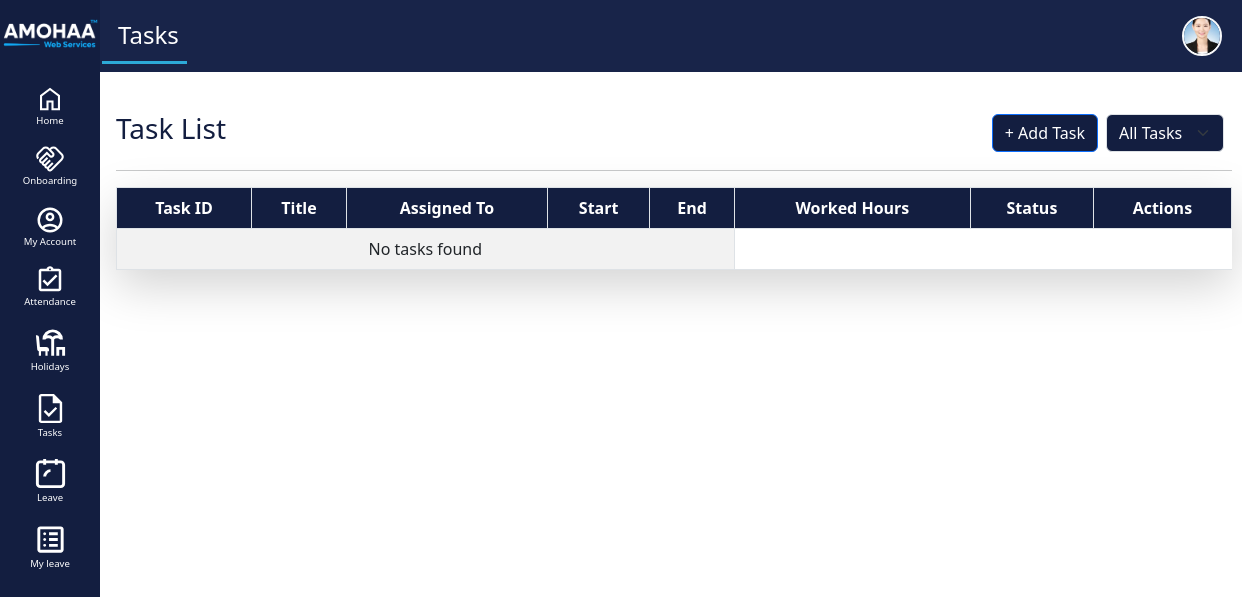
Before: /main/tasks/ (signed in) with the older database file.
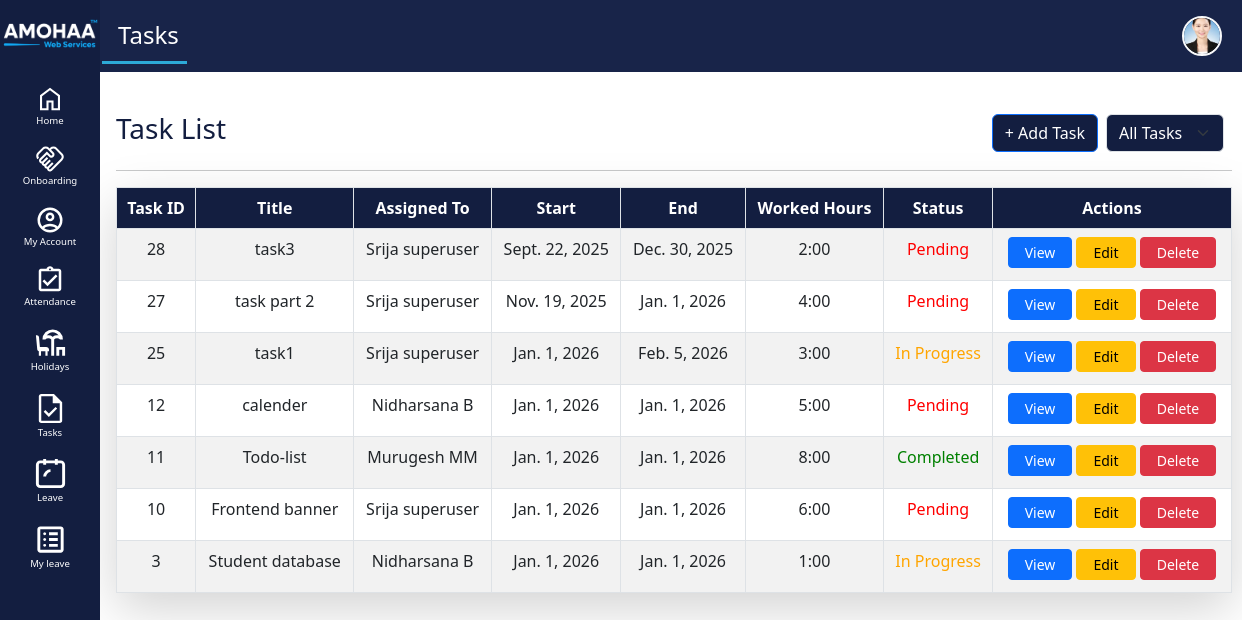
After: the same page with the newer database file.
### employee_portal/models.py (models this page shows, shortened)
class Employee(models.Model):
    ROLE_CHOICES = (
        ("admin", "Admin"),
        ("employee", "Employee"),
    )
    user = models.OneToOneField(User, on_delete=models.CASCADE)
    role = models.CharField(max_length=20, choices=ROLE_CHOICES, default="employee")
    DESIGNATION_CHOICES = [
        ("CEO", "CEO"),
        ("Administration", "Administration"),
        ("Manager", "Manager"),
        ("Assistant Manager", "Assistant Manager"),
        ("Team Member", "Team Member"),
        ("Managing Director", "Managing Director"),
        ("Chief Executive Officer", "Chief Executive Officer"),
        ("Software Engineer", "Software Engineer"),
        ("Web Developer", "Web Developer"),
        ("Frontend Developer", "Frontend Developer"),
        ("Backend Developer", "Backend Developer"),
        ("Full Stack Developer", "Full Stack Developer"),
        ("Team Lead", "Team Lead"),
        ("Technical Lead", "Technical Lead"),
        ("Senior Manager", "Senior Manager"),
        ("Consultant", "Consultant"),
        ("Junior Developer", "Junior Developer"),
        ("Trainee", "Trainee"),
        ("Intern", "Intern"),
    ]
    user = models.OneToOneField(User, on_delete=models.CASCADE, null=True, blank=True)
    check_in_status = models.BooleanField(default=False)
    first_name = models.CharField(max_length=100)
    last_name = models.CharField(max_length=100, blank=True, null=True)
    official_email = models.EmailField(unique=True)
    phone = models.CharField(max_length=15, blank=True, null=True)
    dob = models.DateField(blank=True, null=True)
    uan_number = models.CharField(max_length=20, blank=True, null=True)
    aadhaar_number = models.CharField(max_length=20, blank=True, null=True)
    pan_number = models.CharField(max_length=20, blank=True, null=True)
    photo = models.ImageField(upload_to="employee_photos/", blank=True, null=True)
    present_address_line1 = models.CharField(max_length=255, blank=True, null=True)
    present_address_line2 = models.CharField(max_length=255, blank=True, null=True)
    present_city = models.CharField(max_length=100, blank=True, null=True)
    present_state = models.CharField(max_length=100, blank=True, null=True)
    present_country = models.CharField(max_length=100, blank=True, null=True)
    present_postal_code = models.CharField(max_length=20, blank=True, null=True)
    permanent_same_as_present = models.BooleanField(
        default=False, null=True, blank=True
    )
    permanent_address_line1 = models.CharField(max_length=255, blank=True, null=True)
    permanent_address_line2 = models.CharField(max_length=255, blank=True, null=True)
    permanent_city = models.CharField(max_length=100, blank=True, null=True)
    permanent_state = models.CharField(max_length=100, blank=True, null=True)
    permanent_country = models.CharField(max_length=100, blank=True, null=True)
    permanent_postal_code = models.CharField(max_length=20, blank=True, null=True)
    source_of_hire = models.CharField(max_length=100, blank=True, null=True)
    department = models.CharField(max_length=100, blank=True, null=True)
    experience = models.CharField(max_length=100, blank=True, null=True)
    skill_set = models.CharField(max_length=255, blank=True, null=True)
    highest_qualification = models.CharField(max_length=100, blank=True, null=True)
    additional_information = models.TextField(blank=True, null=True)
    location = models.CharField(max_length=100, blank=True, null=True)
    title = models.CharField(
        max_length=50,
        blank=True,
        null=True,
        choices=DESIGNATION_CHOICES,
        default="Team Member",
    )
    current_salary = models.DecimalField(
        max_digits=12, decimal_places=2, blank=True, null=True
    )
    offer_letter = models.FileField(upload_to="offer_letters/", blank=True, null=True)
    tentative_joining_date = models.DateField(blank=True, null=True)
    college_name = models.CharField(max_length=255, null=True, blank=True)
    degree = models.CharField(max_length=255, null=True, blank=True)
    field_of_study = models.CharField(max_length=255, null=True, blank=True)
    year_of_completion = models.CharField(max_length=50, null=True, blank=True)
    occupation = models.CharField(max_length=255, null=True, blank=True)
    company = models.CharField(max_length=255, null=True, blank=True)
    summary = models.TextField(null=True, blank=True)
    duration = models.CharField(max_length=100, null=True, blank=True)
    currently_work_here = models.CharField(max_length=10, null=True, blank=True)
    created_at = models.DateTimeField(auto_now_add=True, null=True)
    updated_at = models.DateTimeField(auto_now=True, null=True)

class Task(models.Model):
    STATUS_CHOICES = [
        ("Pending", "Pending"),
        ("In Progress", "In Progress"),
        ("Completed", "Completed"),
    ]
    title = models.CharField(max_length=200)
    description = models.TextField()
    image = models.ImageField(upload_to="task_images/", blank=True, null=True)
    assigned_to = models.ForeignKey(
        Employee, on_delete=models.CASCADE, related_name="tasks"
    )
    status = models.CharField(max_length=20, choices=STATUS_CHOICES, default="Pending")
    start_date = models.DateField(null=True, blank=True)
    end_date = models.DateField(null=True, blank=True)
    worked_hours = models.DecimalField(max_digits=5, decimal_places=2, default=0)
    def worked_hours_display(self):
        hours = int(self.worked_hours)
        minutes = int((self.worked_hours - hours) * 60)
        return f"{hours}:{minutes:02d}"
    created_at = models.DateTimeField(auto_now_add=True)
    updated_at = models.DateTimeField(auto_now=True)

### employee_portal/views.py (the view)
# urls.py: path("tasks/", views.task_list, name="task_list"),
@login_required
def task_list(request):
    filter_type = request.GET.get("filter", "all")  # default = all
    if filter_type == "my":
        tasks = Task.objects.filter(assigned_to__user=request.user).order_by("-id")
    else:
        tasks = Task.objects.select_related("assigned_to").all().order_by("-id")
    context = {
        "tasks": tasks,
        "filter_type": filter_type,
    }
    return render(request, "tasks/task_list.html", context)

### employee_portal/context_processors.py (called while the page is built)
def employee_context(request):
    if request.user.is_authenticated:
        emp = Employee.objects.filter(user=request.user).first()
        return {'emp': emp}
    return {}

### employee_portal/templates/tasks/task_list.html (shortened to what this page needs)
{% extends "employee_portal/base.html" %}
{% load static %}
{% block content %}
<div class="container mt-5 pt-5 ms-md-5">
  <div class="d-flex justify-content-between align-items-center">
    <h3 style="color:#131e40;">Task List</h3>
    <div class="d-flex align-items-center gap-2">
    <a href="{% url 'add_task' %}" class="btn btn-primary"style="background-color:#131e40; color:white;">
      + Add Task
    </a>
<form method="get" class="d-flex align-items-center">
  <select name="filter" class="form-select me-2" onchange="this.form.submit()"style="background-color:#131e40; color:white;">
    <option value="all" {% if filter_type == "all" %}selected{% endif %}>All Tasks</option>
  </select>
</form>
</div>
</div>
<hr>
  <table class="table table-bordered table-striped text-center shadow-lg">
     <thead>
    <tr>
      <th style="background-color:#131e40; color:white;">Task ID</th>
      <th style="background-color:#131e40; color:white;">Title</th>
      <th style="background-color:#131e40; color:white;">Assigned To</th>
            <th style="background-color:#131e40; color:white;">Start</th>
      <th style="background-color:#131e40; color:white;">End</th>
      <th style="background-color:#131e40; color:white;">Worked Hours</th>
      <th style="background-color:#131e40; color:white;">Status </th>
      <th style="background-color:#131e40; color:white;">Actions</th>
    </tr>
  </thead>
    <tbody>
      {% for task in tasks %}
      <tr>
        <td>{{ task.id }}</td>
        <td>{{ task.title }}</td>
        <td>
          {{ task.assigned_to.first_name }} {{ task.assigned_to.last_name }}
        </td>
          <td>{{ task.start_date }}</td>
          <td>{{ task.end_date }}</td>
        <td>{{ task.worked_hours_display }}</td>
        <td>
  {% if task.status == "Completed" %}
    <span style="color: green; ">{{ task.status }}</span>
  {% elif task.status == "Pending" %}
    <span style="color: red; ">{{ task.status }}</span>
  {% elif task.status == "In Progress" %}
    <span style="color: orange; ">{{ task.status }}</span>
  {% else %}
    {{ task.status }}
  {% endif %}
</td>
       <td>
<a href="{% url 'task_view' task.id %}" class="btn btn-sm btn-primary px-3 mb-1">
  View
</a>
<a href="{% url 'task_edit' task.id %}" class="btn btn-sm btn-warning px-3 mb-1">
  Edit
</a>
<a href="{% url 'task_delete' task.id %}"
   onclick="return confirm('Are you sure to delete this task?')"
   class="btn btn-sm btn-danger px-3 mb-1">
  Delete
</a>
        </td>
      </tr>
      {% empty %}
      <tr>
        <td colspan="5">No tasks found</td>
      </tr>
      {% endfor %}
    </tbody>
  </table>
</div>
{% endblock %}

### employee_portal/templates/employee_portal/base.html (shortened to what this page needs)
{% load static %}
<!DOCTYPE html>
<html lang="en">
<head>
  <link href="https://cdn.jsdelivr.net/npm/bootstrap@5.3.0/dist/css/bootstrap.min.css" rel="stylesheet">
  <link href="https://cdn.jsdelivr.net/npm/bootstrap-icons@1.11.3/font/bootstrap-icons.css" rel="stylesheet">
</head>
<body>
<nav class="navbar navbar-expand-lg top-navbar fixed-top" id="top-navbar" style="background-color: #182449ff;">
  <div class="container-fluid">
    <div class="collapse navbar-collapse justify-content-between" id="navbarNav">
       <ul class="navbar-nav">
        {% if request.path == '/main/home/' %}
          <li class="nav-item">
            <a class="nav-link text-white active" href="{% url 'dashboard' %}">My Dashboard</a>
          </li>
        {% elif request.path == '/main/onboarding/candidate/' %}
          <li class="nav-item">
            <a class="nav-link text-white active" href="{% url 'employee_list' %}">Onboarding</a>
          </li>
          {% elif request.path == '/main/holidays/' %}
          <li class="nav-item">
            <a class="nav-link text-white active" href="{% url 'holiday_list' %}">Holidays</a>
          </li>
        {% elif request.path == '/main/my-account/' %}
          <li class="nav-item">
            <a class="nav-link text-white active" href="{% url 'my_account' %}">My Account</a>
          </li>
        {% elif request.path == '/main/attendance-calendar/' %}
          <li class="nav-item">
            <a class="nav-link text-white active" href="{% url 'attendance_calendar' %}">Attendance</a>
          </li>
          {% elif request.path == '/main/tasks/' %}
                    <li class="nav-item">
            <a class="nav-link text-white active fs-4 ps-3" href="{% url 'task_list' %}">Tasks</a>
          </li>
          {% elif request.path == '/main/tasks/add/' %}
                    <li class="nav-item">
            <a class="nav-link text-white active fs-4 ps-3" href="{% url 'task_list' %}">Add Tasks</a>
          </li>
          {% elif request.path == '/main/leave/add/' %}
              <li class="nav-item">
            <a class="nav-link text-white active fs-4 ps-3" href="{% url 'add_leave' %}">Add Leave</a>
          </li>
          {% elif request.path == '/main/leave-list/' %}
              <li class="nav-item">
            <a class="nav-link text-white active fs-5 ps-3" href="{% url 'add_leave' %}">My Leave</a>
          </li>
                    {% elif request.path == '/main/leave/edit/<int:leave_id>/' %}
              <li class="nav-item">
            <a class="nav-link text-white active fs-5 ps-3" href="{% url 'edit_leave' %}">Edit Leave</a>
          </li>
        {% endif %}
      </ul>
    </div>
      <ul class="navbar-nav ms-auto">
        <li class="nav-item dropdown">
          <a class="nav-link" data-bs-toggle="offcanvas" href="#profileOffcanvas" role="button" aria-controls="profileOffcanvas">
            {% if emp.photo %}
              <img src="{{ emp.photo.url }}" class="rounded-circle border border-2 border-light" width="40" height="40" style="object-fit: cover;">
            {% else %}
              <img src="{% static 'images/user.avif' %}" class="rounded-circle border border-2 border-light" width="40" height="40" style="object-fit: cover;">
            {% endif %}
          </a>
        </li>
      </ul>
    </div>
</nav>
  <div class="sidebar" style="background-color: #131e40;">
      <img src="{% static 'images/logo.png' %}" class="mb-3 mt-3" alt="logo" style="width: 100px;">
    <ul class="nav flex-column">
      <li class="nav-item w-100 ">
        <a class="nav-link text-white pt-3 {% if request.path == '/main/home/' %}active{% endif %}"  href="{% url 'dashboard' %}"id="home-link">
          <svg xmlns="http://www.w3.org/2000/svg" height="30px" viewBox="0 -960 960 960" width="30px" fill="#FFFFFF"><path d="M226.67-186.67h140v-246.66h226.66v246.66h140v-380L480-756.67l-253.33 190v380ZM160-120v-480l320-240 320 240v480H526.67v-246.67h-93.34V-120H160Zm320-352Z"/></svg>Home</a>
      </li>
{% if user.is_superuser  %}
      <li class="nav-item w-100 ">
        <a class="nav-link  text-white {% if request.path == '/main/onboarding/candidate/' %}active{% endif %}" href="{% url 'employee_list' %}">
        Onboarding</a>
      </li>
      <li class="nav-item w-100">
  <a class="nav-link text-white {% if request.path == '/my-account/' %}active{% endif %}" href="{% url 'my_account' %}">
    My Account
  </a>
{% endif %}
      <li class="nav-item w-100 ">
        <a class="nav-link  text-white " href="{% url 'attendance_calendar' %}">
          Attendance</a>
      </li>
        <li class="nav-item w-100 ">
        <a class="nav-link  text-white" href="{% url 'holiday_list' %}">
          Holidays</a>
      </li>
              <li class="nav-item w-100 ">
        <a class="nav-link  text-white" href="{% url 'task_list' %}">
          Tasks</a>
      </li>
      <li class="nav-item w-100 ">
        <a class="nav-link  text-white" href="{% url 'add_leave' %}">
Leave</a>
      </li>
      <li class="nav-item w-100 ">
        <a class="nav-link  text-white" href="{% url 'leave_list' %}">
        My leave</a>
      </li>
    </ul>
  </div>
  <div class="content">
    {% block content %}
    {% endblock %}
  </div>
</body>
</html>

Changed rows visible on the page:
added Task: id "28", title "task3", assigned_to.first_name "Srija", assigned_to.last_name "superuser", start_date "Sept. 22, 2025", end_date "Dec. 30, 2025", worked_hours_display "2:00", status "Pending"
added Task: id "27", title "task part 2", assigned_to.first_name "Srija", assigned_to.last_name "superuser", start_date "Nov. 19, 2025", end_date "Jan. 1, 2026", worked_hours_display "4:00", status "Pending"
added Task: id "25", title "task1", assigned_to.first_name "Srija", assigned_to.last_name "superuser", start_date "Jan. 1, 2026", end_date "Feb. 5, 2026", worked_hours_display "3:00", status "In Progress"
added Task: id "12", title "calender", assigned_to.first_name "Nidharsana", assigned_to.last_name "B", start_date "Jan. 1, 2026", end_date "Jan. 1, 2026", worked_hours_display "5:00", status "Pending"
added Task: id "11", title "Todo-list", assigned_to.first_name "Murugesh", assigned_to.last_name "MM", start_date "Jan. 1, 2026", end_date "Jan. 1, 2026", worked_hours_display "8:00", status "Completed"
added Task: id "10", title "Frontend banner", assigned_to.first_name "Srija", assigned_to.last_name "superuser", start_date "Jan. 1, 2026", end_date "Jan. 1, 2026", worked_hours_display "6:00", status "Pending"
added Task: id "3", title "Student database", assigned_to.first_name "Nidharsana", assigned_to.last_name "B", start_date "Jan. 1, 2026", end_date "Jan. 1, 2026", worked_hours_display "1:00", status "In Progress"
Other visible differences:
text no longer shown: "No tasks found"
